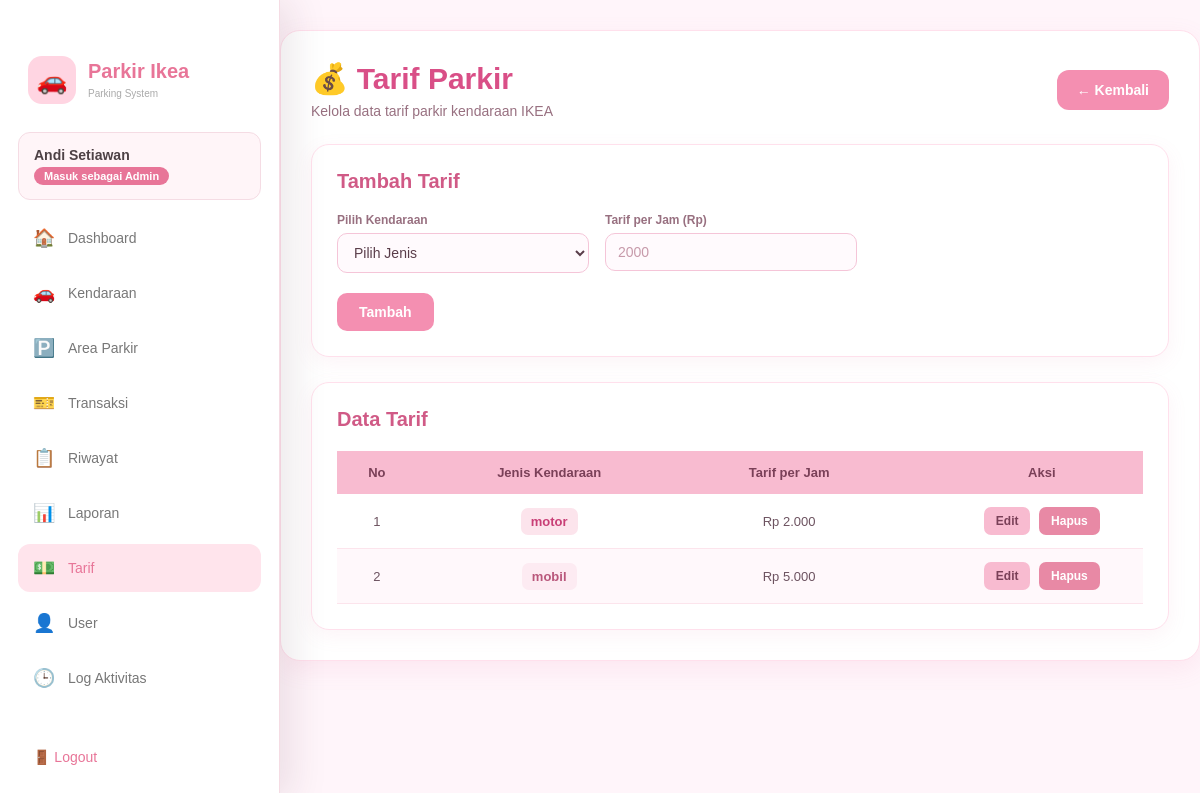
The app's page /controller/c_tarif.php?aksi=tampil (signed in) with its own data.
### tables this page shows
CREATE TABLE `tb_tarif` (
  `id_tarif` int NOT NULL,
  `jenis_kendaraan` enum('motor','mobil','lainnya') NOT NULL,
  `tarif_per_jam` decimal(10,0) NOT NULL
);

### models/m_tarif.php (called while the page is built, shortened)
<?php
class M_Tarif {
    private $db;
    public function __construct($koneksi) {
        $this->db = $koneksi;
    }
    public function tampil_motor_mobil() {
        $result = [];
        $sql = "SELECT * FROM tb_tarif
                WHERE jenis_kendaraan IN ('motor', 'mobil')
                ORDER BY jenis_kendaraan ASC, id_tarif ASC";
        $query = mysqli_query($this->db, $sql);
        if ($query && mysqli_num_rows($query) > 0) {
            while ($data = mysqli_fetch_object($query)) {
                $result[] = $data;
            }
        }
        return $result;
    }
}

### view/v_tarif_parkir.php (the view, shortened to what this page needs)
<?php
$mode_edit = isset($data_edit) && $data_edit;
?>
<!DOCTYPE html>
<html lang="id">
<head>
    <link rel="stylesheet" href="../assets/tarif.css">
    <link rel="stylesheet" href="../assets/navbar.css">
</head>
<body>
<?php include __DIR__ . '/navbar.php'; ?>
<div class="container">
    <div class="header">
        <div>
            <h1>💰 Tarif Parkir</h1>
            <p>Kelola data tarif parkir kendaraan IKEA</p>
        </div>
        <a href="DashBoard.php" class="btn-kembali">
            ← Kembali
        </a>
    </div>
    <div class="card mb-card">
        <div class="card-header">
            <h2>
                <?= $mode_edit ? 'Edit Tarif' : 'Tambah Tarif'; ?>
            </h2>
        </div>
        <form
            action="../controller/c_tarif.php?aksi=<?= $mode_edit ? 'update' : 'tambah'; ?>"
            method="POST"
            class="form-tarif"
        >
            <div class="form-grid" style="grid-template-columns: repeat(2, 1fr); max-width: 520px;">
                <div class="form-group">
                    <label for="jenis_kendaraan">
                        Pilih Kendaraan
                    </label>
                    <select
                        name="jenis_kendaraan"
                        id="jenis_kendaraan"
                        required
                    >
                        <option
                            value=""
                            disabled
                            <?= !$mode_edit ? 'selected' : ''; ?>
                        >
                            Pilih Jenis
                        </option>
                    </select>
                </div>
                <div class="form-group">
                    <label for="tarif_per_jam">
                        Tarif per Jam (Rp)
                    </label>
                    <input
                        type="number"
                        name="tarif_per_jam"
                        id="tarif_per_jam"
                        placeholder="2000"
                        value="<?= htmlspecialchars($data_edit->tarif_per_jam ?? ''); ?>"
                        min="0"
                        step="500"
                        required
                    >
                </div>
            </div>
            <div class="form-actions">
                <button
                    type="submit"
                    class="btn-tambah"
                >
                    <?= $mode_edit ? 'Update' : 'Tambah'; ?>
                </button>
            </div>
        </form>
    </div>
    <div class="card">
        <div class="card-header">
            <h2>
                Data Tarif
            </h2>
        </div>
        <div class="table-wrapper">
            <table>
                <thead>
                    <tr>
                        <th>No</th>
                        <th>Jenis Kendaraan</th>
                        <th>Tarif per Jam</th>
                        <th>Aksi</th>
                    </tr>
                </thead>
                <tbody>
                <?php if (!empty($data_tarif)): ?>
                    <?php
                    $no = 1;
                    foreach ($data_tarif as $row):
                    ?>
                        <tr>
                            <td>
                                <?= $no++; ?>
                            </td>
                            <td>
                                <span class="<?= strcasecmp($row->jenis_kendaraan, 'Motor') === 0
                                    ? 'jenis-motor'
                                    : 'jenis-mobil'; ?>">
                                    <?= htmlspecialchars($row->jenis_kendaraan); ?>
                                </span>
                            </td>
                            <td>
                                Rp
                                <?= number_format($row->tarif_per_jam, 0, ',', '.'); ?>
                            </td>
                            <td>
                                <a
                                    href="../controller/c_tarif.php?aksi=edit&id=<?= $row->id_tarif; ?>"
                                    class="btn-edit"
                                >
                                    Edit
                                </a>
                                <a
                                    href="../controller/c_tarif.php?aksi=hapus&id=<?= $row->id_tarif; ?>"
                                    class="btn-hapus"
                                    onclick="return confirm('Yakin ingin menghapus tarif ini?');"
                                >
                                    Hapus
                                </a>
                            </td>
                        </tr>
                    <?php endforeach; ?>
                <?php endif; ?>
                </tbody>
            </table>
        </div>
    </div>
</div>
</body>
</html>

### assets/tarif.css (style rules this page uses)
* { margin: 0; padding: 0; box-sizing: border-box; }
body { font-family: Arial, sans-serif; background-color: #fff5fa; color: #5a3d4a; padding: 30px; }
.container { max-width: 1200px; margin: auto; background-color: white; padding: 30px; border-radius: 20px; border: 1px solid #ffe0ec; box-shadow: 0 8px 25px rgba(221, 112, 153, 0.10); }
.header { display: flex; justify-content: space-between; align-items: center; margin-bottom: 25px; }
.header h1 { color: #d94f87; font-size: 30px; margin-bottom: 7px; }
.header p { color: #987080; font-size: 14px; }
a { text-decoration: none; }
.btn-kembali { display: inline-block; background-color: #f48fb1; color: white; padding: 12px 20px; border-radius: 12px; font-size: 14px; font-weight: bold; transition: 0.3s; }
.btn-tambah { display: inline-block; background-color: #f48fb1; color: white; border: none; padding: 11px 22px; border-radius: 10px; font-size: 14px; font-weight: bold; cursor: pointer; transition: 0.3s; }
.mb-card { margin-bottom: 25px; }
.form-grid { display: grid; grid-template-columns: repeat(4, 1fr); gap: 16px; margin-bottom: 20px; }
.form-group { display: flex; flex-direction: column; gap: 6px; }
.form-group label { font-size: 12px; color: #987080; font-weight: bold; }
.form-group input, .form-group select { border: 1px solid #f5c5d8; background-color: #fffafd; border-radius: 10px; padding: 10px 12px; font-size: 14px; color: #5a3d4a; font-family: inherit; outline: none; transition: 0.2s; }
.form-group input::placeholder { color: #c79aaa; }
.form-actions { display: flex; gap: 10px; }
.card { background-color: white; border: 1px solid #ffe0ec; border-radius: 18px; padding: 25px; box-shadow: 0 6px 20px rgba(221, 112, 153, 0.08); }
.card-header { display: flex; justify-content: space-between; align-items: center; margin-bottom: 20px; }
.card-header h2 { color: #d05a86; font-size: 20px; }
.table-wrapper { width: 100%; overflow-x: auto; }
table { width: 100%; border-collapse: collapse; min-width: 850px; }
table th { background-color: #f8bbd0; color: #7a4058; padding: 14px 10px; text-align: center; font-size: 13px; }
table td { padding: 13px 10px; border-bottom: 1px solid #fce4ec; text-align: center; color: #6d5360; font-size: 13px; }
tbody tr:nth-child(even) { background-color: #fff8fb; }
.jenis-motor { display: inline-block; background-color: #fce4ec; color: #c83f76; padding: 6px 10px; border-radius: 7px; font-weight: bold; }
.jenis-mobil { display: inline-block; background-color: #fdebf2; color: #b9577b; padding: 6px 10px; border-radius: 7px; font-weight: bold; }
.btn-edit { display: inline-block; background-color: #f8bbd0; color: #7a4058; padding: 7px 12px; border-radius: 7px; margin-right: 5px; font-size: 12px; font-weight: bold; transition: 0.3s; }
.btn-hapus { display: inline-block; background-color: #e889a5; color: white; padding: 7px 12px; border-radius: 7px; font-size: 12px; font-weight: bold; transition: 0.3s; }

### assets/navbar.css (style rules this page uses)
body { padding-left: 280px; padding-right: 0; }

### records on screen
tb_tarif: jenis_kendaraan "motor", tarif_per_jam "2.000"
tb_tarif: jenis_kendaraan "mobil", tarif_per_jam "5.000"

### other values on screen
$nama_sekarang "Andi Setiawan"
$role_sekarang "Admin"
